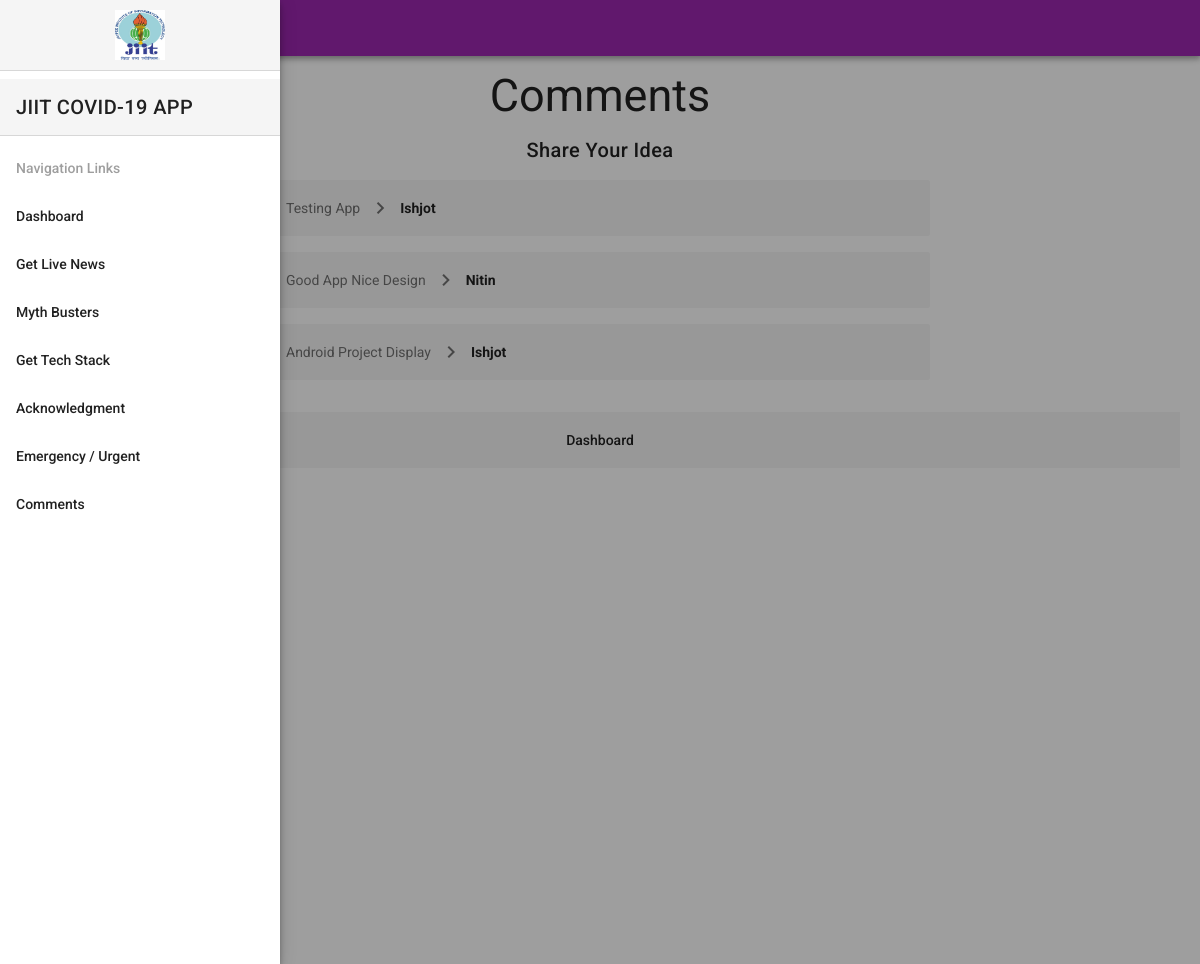
The page /comments on the database its author committed.
### covid19app/models.py (models this page shows)
class Comment(models.Model):
	title = models.CharField(max_length=200)
	user = models.CharField(max_length=200)

### covid19app/views.py (the view)
# urls.py: path('comments',views.comments,name='comments'),
def comments(request):
    try:
        obj = Comment()
        obj.title =  request.GET['title']
        obj.user = request.GET['user']
        print(obj)
        obj.save()
        mydict = {
        "comments": Comment.objects.all()
        }
        return render(request,'comments.html',context=mydict)
    except:
        mydict = {
        "comments": Comment.objects.all()
        }
        return render(request,'comments.html',context=mydict)

### templates/comments.html (shortened to what this page needs)
{% extends 'index.html' %}
{% block content %}
<p class="h1" style="text-align: center;display: block;margin: 1rem auto;">Comments</p>
<p class="h4" style="text-align: center;display: block;margin: 1rem auto;">Share Your Idea</p>
<div class="row">
    {% for comment in comments %}
    <div class="col-md-7" style="margin: 0 auto;">
        <nav aria-label="breadcrumb">
            <ol class="breadcrumb">
                <li class="breadcrumb-item"><a href="#">{{comment.title}}</a></li>
                <li class="breadcrumb-item active" aria-current="page">{{comment.user}}</li>
            </ol>
        </nav>
    </div>
    <br>
    {% endfor %}
</div>
{% endblock %}

### rows shown on the page
Comment: title "Testing App", user "Ishjot"
Comment: title "Good App Nice Design", user "Nitin"
Comment: title "Android Project Display", user "Ishjot"
